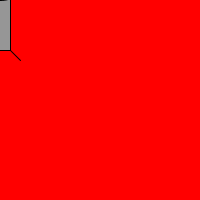
Frame 1 (no input)
Frame 60 (the mouse pressed at the canvas centre just before this capture): identical to frame 1, image omitted
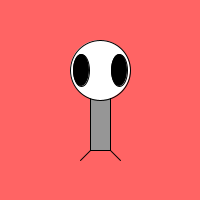
Frame 120 (the mouse held since frame 60 and released just before this capture)

The Processing sketch that drew these frames (run headless with seeded random() and noise(); from frame 60 on, the mouse is pressed at the canvas centre):

// Processing sketch: ZORG
// ── ZORG.pde
void setup() {
  // Set the size of the window
  size(200, 200);
}

void draw() {
  // Draw a white background
  background(255,mouseX,mouseY);

  // Set CENTER mode
  ellipseMode(CENTER);
  rectMode(CENTER);
  
  // Draw Zoog's body
  stroke(0);
  fill(150);
  rect(mouseX, mouseY, 20, 100);
  
  // Draw Zoog's head
  stroke(0);
  fill(255);
  ellipse(mouseX, mouseY-30, 60, 60);
  
  // Draw Zoog's eyes
  fill(0);
  ellipse(mouseX-19, mouseY-30, 16, 32);
  ellipse(mouseX+19, mouseY-30, 16, 32);
  
  // Draw Zoog's legs
  stroke(0);
  line(mouseX-10, mouseY+50, mouseX-20, mouseY+60);
  line(mouseX+10, mouseY+50, mouseX+20, mouseY+60);
}
